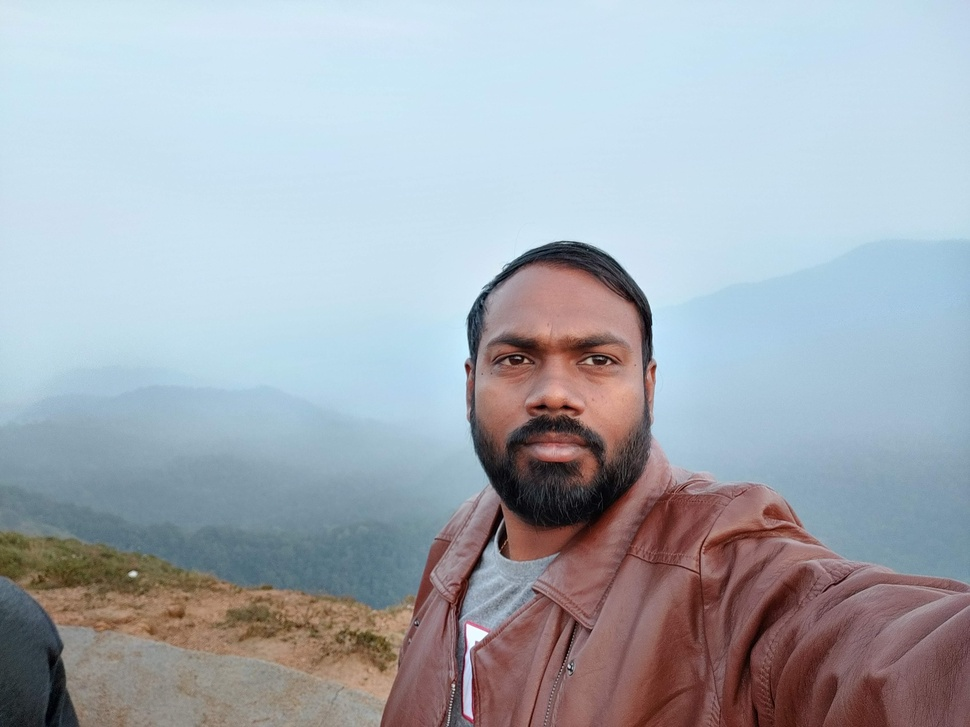
#> input picture python-for-beginners/lesson-34/ashok.jpg, 970 x 727 px, shrunk from 4608 x 3456 before the run
$ python external_package_pillow_usage.py
#> lines starting #> are read from the running program, lines starting #| are printed output that depends on the picture
from PIL import Image

ashok_image = Image.open('ashok.jpg')
#> ashok_image is the input picture: PIL image 970x727 RGB; mean R, G, B 164.5, 172.1, 181

print(ashok_image.format)
#| JPEG
print(ashok_image.size)
#| (970, 727)

rotate_image = ashok_image.rotate(45)
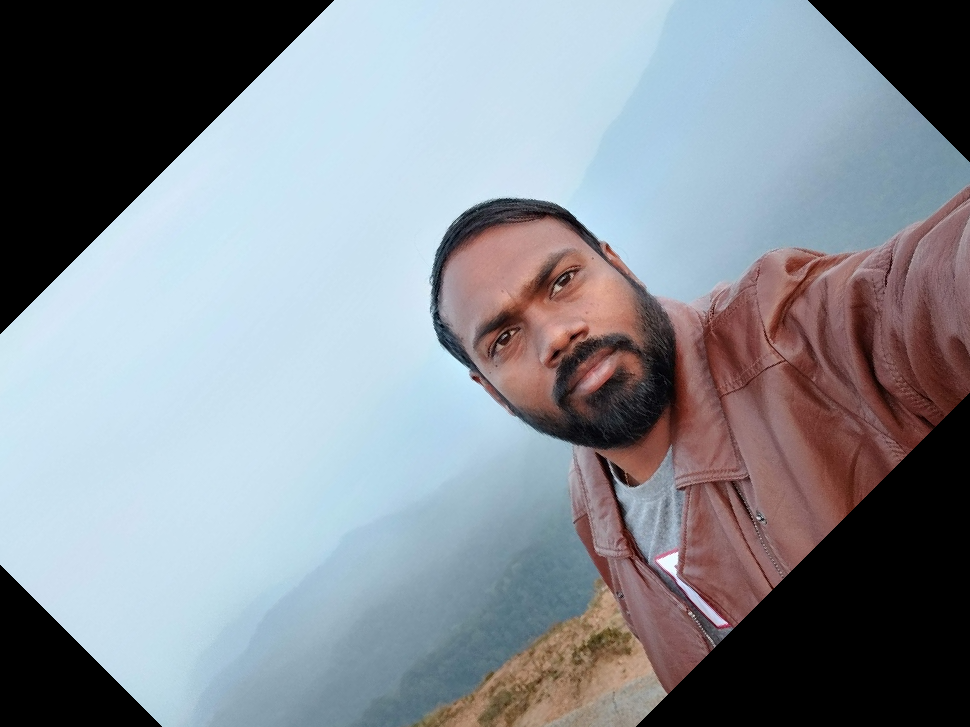
#> rotate_image: PIL image 970x727 RGB; mean R, G, B 133.4, 139.6, 147.6
rotate_image.show()
